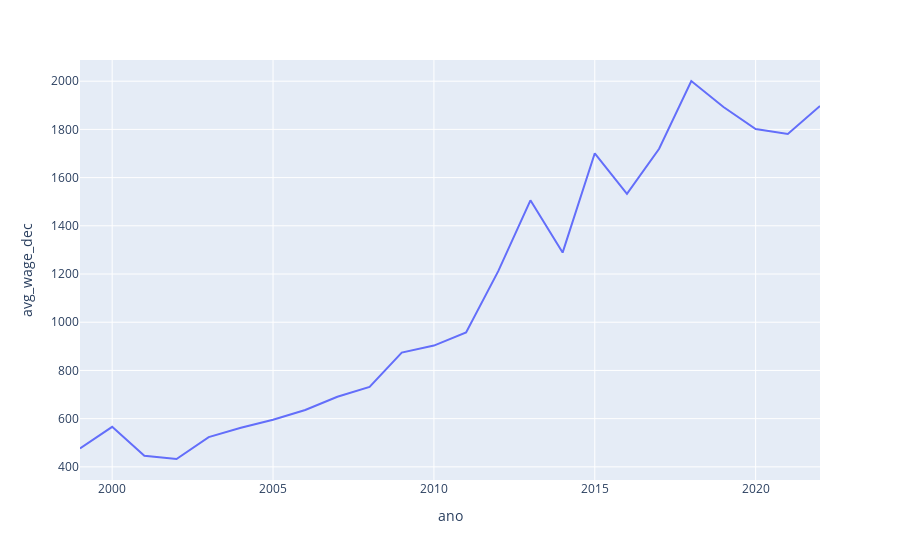

The notebook cell this image was saved under:
### Code cell
fig = px.line(mariana, x="ano", y="avg_wage_dec")
fig.show()

### Figure 1 — Plotly figure (JSON) as saved in the notebook; plotly's stock layout.template omitted (floating-point values rounded to 4 significant figures)
{"data": [{"hovertemplate": "ano=%{x}<br>avg_wage_dec=%{y}<extra></extra>", "legendgroup": "", "line": {"color": "#636efa", "dash": "solid"}, "marker": {"symbol": "circle"}, "mode": "lines", "name": "", "orientation": "v", "showlegend": false, "type": "scatter", "x": [2022, 2021, 2020, 2019, 2018, 2017, 2016, 2015, 2014, 2013, 2012, 2011, 2010, 2009, 2008, 2007, 2006, 2005, 2004, 2003, 2002, 2001, 2000, 1999], "xaxis": "x", "y": [1897.0, 1781.0, 1801.0, 1893.0, 2001.0, 1720.0, 1532.0, 1701.0, 1289.0, 1506.0, 1212.0, 957.6, 903.1, 874.0, 731.9, 691.0, 636.0, 595.4, 562.6, 523.4, 432.6, 446.1, 566.1, 476.2], "yaxis": "y"}], "layout": {"legend": {"tracegroupgap": 0}, "margin": {"t": 60}, "xaxis": {"anchor": "y", "domain": [0, 1], "title": {"text": "ano"}}, "yaxis": {"anchor": "x", "domain": [0, 1], "title": {"text": "avg_wage_dec"}}}}
